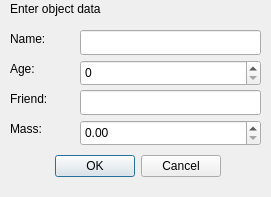
<?xml version="1.0" encoding="UTF-8"?>
<ui version="4.0">
 <class>AddDialog</class>
 <widget class="QDialog" name="AddDialog">
  <property name="geometry">
   <rect>
    <x>0</x>
    <y>0</y>
    <width>271</width>
    <height>197</height>
   </rect>
  </property>
  <property name="windowTitle">
   <string>Dialog</string>
  </property>
  <widget class="QDialogButtonBox" name="buttonBox">
   <property name="geometry">
    <rect>
     <x>-260</x>
     <y>150</y>
     <width>481</width>
     <height>32</height>
    </rect>
   </property>
   <property name="orientation">
    <enum>Qt::Horizontal</enum>
   </property>
   <property name="standardButtons">
    <set>QDialogButtonBox::Cancel|QDialogButtonBox::Ok</set>
   </property>
  </widget>
  <widget class="QLabel" name="label">
   <property name="geometry">
    <rect>
     <x>10</x>
     <y>0</y>
     <width>141</width>
     <height>17</height>
    </rect>
   </property>
   <property name="text">
    <string>Enter object data</string>
   </property>
  </widget>
  <widget class="QLabel" name="label_2">
   <property name="geometry">
    <rect>
     <x>10</x>
     <y>30</y>
     <width>67</width>
     <height>17</height>
    </rect>
   </property>
   <property name="text">
    <string>Name:</string>
   </property>
  </widget>
  <widget class="QLabel" name="label_3">
   <property name="geometry">
    <rect>
     <x>10</x>
     <y>60</y>
     <width>67</width>
     <height>17</height>
    </rect>
   </property>
   <property name="text">
    <string>Age:</string>
   </property>
  </widget>
  <widget class="QLabel" name="label_4">
   <property name="geometry">
    <rect>
     <x>10</x>
     <y>90</y>
     <width>67</width>
     <height>17</height>
    </rect>
   </property>
   <property name="text">
    <string>Friend:</string>
   </property>
  </widget>
  <widget class="QLabel" name="label_5">
   <property name="geometry">
    <rect>
     <x>10</x>
     <y>120</y>
     <width>67</width>
     <height>17</height>
    </rect>
   </property>
   <property name="text">
    <string>Mass:</string>
   </property>
  </widget>
  <widget class="QLineEdit" name="Name_lineEdit">
   <property name="geometry">
    <rect>
     <x>80</x>
     <y>30</y>
     <width>181</width>
     <height>25</height>
    </rect>
   </property>
  </widget>
  <widget class="QLineEdit" name="Friend_lineEdit">
   <property name="geometry">
    <rect>
     <x>80</x>
     <y>90</y>
     <width>181</width>
     <height>25</height>
    </rect>
   </property>
  </widget>
  <widget class="QSpinBox" name="Age_spinBox">
   <property name="geometry">
    <rect>
     <x>80</x>
     <y>60</y>
     <width>181</width>
     <height>26</height>
    </rect>
   </property>
  </widget>
  <widget class="QDoubleSpinBox" name="Mass_doubleSpinBox">
   <property name="geometry">
    <rect>
     <x>80</x>
     <y>120</y>
     <width>181</width>
     <height>26</height>
    </rect>
   </property>
  </widget>
 </widget>
 <resources/>
 <connections>
  <connection>
   <sender>buttonBox</sender>
   <signal>accepted()</signal>
   <receiver>AddDialog</receiver>
   <slot>accept()</slot>
   <hints>
    <hint type="sourcelabel">
     <x>248</x>
     <y>254</y>
    </hint>
    <hint type="destinationlabel">
     <x>157</x>
     <y>274</y>
    </hint>
   </hints>
  </connection>
  <connection>
   <sender>buttonBox</sender>
   <signal>rejected()</signal>
   <receiver>AddDialog</receiver>
   <slot>reject()</slot>
   <hints>
    <hint type="sourcelabel">
     <x>316</x>
     <y>260</y>
    </hint>
    <hint type="destinationlabel">
     <x>286</x>
     <y>274</y>
    </hint>
   </hints>
  </connection>
 </connections>
</ui>
